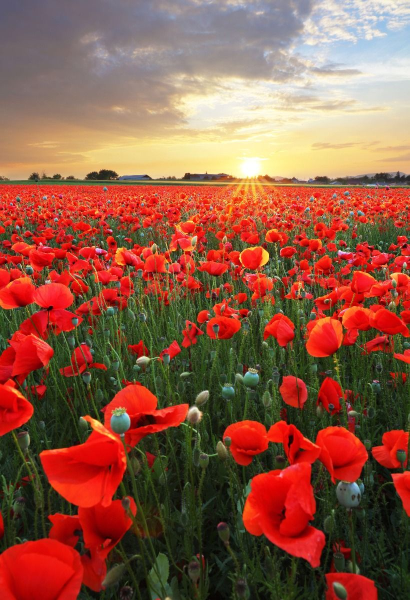
#> input picture lab02/02_FFT-DFT/flowers_01.jpg, 819 x 1200 px (shown at 1/2 size)
$ python DFT_2D.py
#> lines starting #> are read from the running program, lines starting #| are printed output that depends on the picture
import numpy as np
import matplotlib.pyplot as plt
import PIL
import cmath

import cv2

def DFT2D(image):
    data = np.asarray(image)
    #M, N = image.size # (img x, img y)
    M, N = image.shape[:2]
    dft2d = np.zeros((M,N),dtype=complex)
    for k in range(M):
        for l in range(N):
            sum_matrix = 0.0
            for m in range(M):
                for n in range(N):
                    e = cmath.exp(- 2j * np.pi * ((k * m) / M + (l * n) / N))
                    sum_matrix +=  data[m,n] * e
            dft2d[k,l] = sum_matrix
    return dft2d

#img = PIL.Image.open("flowers_01.jpg")
#img2 = img.resize((50,50))

# read an image
img = cv2.imread('./flowers_01.jpg')
#> img is the input picture: shape (1200, 819, 3); mean B, G, R 68.2, 88.5, 143

# create cropped grayscale image from the original image
img2_ = cv2.cvtColor(img[350:400, 350:400], cv2.COLOR_BGR2GRAY)
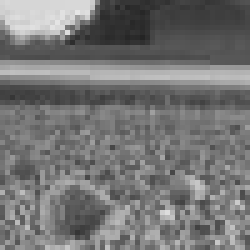
#> img2_: shape (50, 50) (shown 5 times larger); min 36, max 230, mean 117

img2 = img2_[:, :, np.newaxis]

print('img2.shape={}'.format(img2.shape))
#| img2.shape=(50, 50, 1)

plt.imshow(img2, cmap='gray')
plt.show()

dft = DFT2D(img2)
#> (the run stopped early here; a loop or call above may not have finished)
